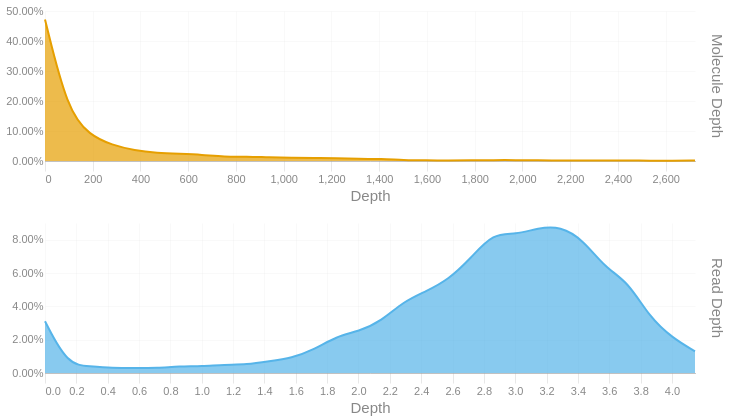

The notebook cell saved with this chart:
### Code cell
readdep = depth_hist(tb['Read Depth'], q99, 3)
readdep = readdep.with_columns(pl.lit('Read Depth').alias('Metric'))
if not SKIPLR:
    moldep = depth_hist(tb['Molecule Depth'], mol_q99, 1)
    moldep = moldep.with_columns(pl.lit('Molecule Depth').alias('Metric'))
    _hist = pl.concat([readdep, moldep])
    _hist = _hist.filter(pl.col('Proportion') != 0)
    with SafeRender(_hist):
        (
            alt.Chart(_hist)        
            .mark_area(interpolate = "basis")
            .encode(
                x=alt.X('Bin:Q').scale(domainMin=0).axis(alt.Axis(title='Depth')),
                y = alt.Y('Proportion:Q', title = None).axis(format = '.2%'),
                color = alt.Color('Metric:N').legend(None),
                row = alt.Row("Metric:N").header(title = None, labelOrient = 'right'),
                tooltip = [
                    alt.Tooltip("Metric:N", title = "Metric"),
                    alt.Tooltip('Interval:N', title = "Depth Interval"),
                    alt.Tooltip('Proportion:Q', title = "% Alignments").format('.2%')
                ]
            )
            .resolve_scale(x='independent', y='independent')
            .properties(
                height = 150, width = 650,
                usermeta={'embedOptions': {'downloadFileName': f'{samplename}.depth.hist'}}
            )
        ).display()
else:
    readdep = readdep.filter(pl.col('Proportion') != 0)
    with SafeRender(readdep):
        (
            alt.Chart(readdep)        
            .mark_area(interpolate = "basis")
            .encode(
                x=alt.X('Bin:Q').scale(domainMin=0).axis(alt.Axis(title='Depth')),
                y = alt.Y('Proportion:Q', title = None).axis(format = '.2%'),
                tooltip = [
                    alt.Tooltip('Interval:N', title = "Depth Interval"),
                    alt.Tooltip('Proportion:Q', title = "% Alignments").format('.2%')
                ]
            )
            .properties(
                usermeta={'embedOptions': {'downloadFileName': f'{samplename}.depth.hist'}}
            )
        ).display()

### Figure 1 — Vega-Lite specification as saved in the notebook (floating-point values rounded to 4 significant figures)
{"width": 650, "height": 150, "config": {"title": {"anchor": "start", "dy": -15, "fontSize": 18, "color": "#888888", "subtitleColor": "#888888", "subtitleFontSize": 14}, "arc": {"fill": "#0072B2"}, "axis": {"domainColor": "#888888", "domainWidth": 0.5, "gridWidth": 0.2, "grid": false, "titleFontWeight": 400, "titleFontSize": 15, "labelFontSize": 11, "labelColor": "#888888", "tickColor": "#888888", "tickWidth": 0.2, "titleColor": "#888888"}, "axisBand": {"grid": false}, "axisX": {"grid": true, "tickSize": 10, "domainCap": "round"}, "axisY": {"domain": false, "grid": true, "tickSize": 0, "domainCap": "round"}, "background": "transparent", "header": {"labelFontSize": 15, "labelColor": "#888888", "titleFontSize": 15, "titleFontWeight": 600, "titleColor": "#888888"}, "legend": {"labelFont": "sans-serif", "labelFontSize": 12, "labelColor": "#888888", "symbolSize": 100, "symbolType": "circle", "titleFontSize": 12, "titlePadding": 10, "titleColor": "#888888", "title": null}, "range": {"category": ["#E69F00", "#56B4E9", "#009E73", "#F0E442", "#0072B2", "#D55E00", "#CC79A7", "#000000"], "diverging": ["#cfe8f3", "#a2d4ec", "#73bfe2", "#46abdb", "#1696d2", "#12719e"]}, "area": {"fill": "#0072B2", "fillOpacity": 0.7, "line": true, "strokeOpacity": 0.7}, "line": {"color": "#0072B2", "stroke": "#0072B2", "strokeWidth": 2}, "trail": {"color": "#0072B2", "stroke": "#0072B2", "strokeWidth": 0, "size": 1}, "point": {"filled": true, "fillOpacity": 1.0, "size": 95}, "text": {"color": "#888888", "fontSize": 11, "align": "right", "fontWeight": 400, "size": 11}, "bar": {"fill": "#0072B2", "stroke": null}, "view": {"stroke": null, "continuousWidth": 660, "continuousHeight": 400}}, "data": {"name": "data-76a448deaca401c647e1c7057160723d"}, "mark": {"type": "area", "interpolate": "basis"}, "encoding": {"color": {"field": "Metric", "legend": null, "type": "nominal"}, "row": {"field": "Metric", "header": {"title": null, "labelOrient": "right"}, "type": "nominal"}, "tooltip": [{"field": "Metric", "title": "Metric", "type": "nominal"}, {"field": "Interval", "title": "Depth Interval", "type": "nominal"}, {"field": "Proportion", "format": ".2%", "title": "% Alignments", "type": "quantitative"}], "x": {"axis": {"title": "Depth"}, "field": "Bin", "scale": {"domainMin": 0}, "type": "quantitative"}, "y": {"axis": {"format": ".2%"}, "field": "Proportion", "title": null, "type": "quantitative"}}, "resolve": {"scale": {"x": "independent", "y": "independent"}}, "usermeta": {"embedOptions": {"downloadFileName": "S6_LaHave_3612.depth.hist"}}, "$schema": "https://vega.github.io/schema/vega-lite/v6.1.0.json", "datasets": {"data-76a448deaca401c647e1c7057160723d": [{"Bin": 0.0, "Interval": "0.0-0.143", "Proportion": 0.031, "Metric": "Read Depth"}, {"Bin": 0.143, "Interval": "0.143-0.286", "Proportion": 0.005, "Metric": "Read Depth"}, {"Bin": 0.286, "Interval": "0.286-0.429", "Proportion": 0.004, "Metric": "Read Depth"}, {"Bin": 0.429, "Interval": "0.429-0.572", "Proportion": 0.003, "Metric": "Read Depth"}, {"Bin": 0.572, "Interval": "0.572-0.715", "Proportion": 0.003, "Metric": "Read Depth"}, {"Bin": 0.715, "Interval": "0.715-0.858", "Proportion": 0.003, "Metric": "Read Depth"}, {"Bin": 0.858, "Interval": "0.858-1.001", "Proportion": 0.004, "Metric": "Read Depth"}, {"Bin": 1.001, "Interval": "1.001-1.144", "Proportion": 0.004, "Metric": "Read Depth"}, {"Bin": 1.144, "Interval": "1.144-1.287", "Proportion": 0.005, "Metric": "Read Depth"}, {"Bin": 1.287, "Interval": "1.287-1.43", "Proportion": 0.005, "Metric": "Read Depth"}, {"Bin": 1.43, "Interval": "1.43-1.573", "Proportion": 0.007, "Metric": "Read Depth"}, {"Bin": 1.573, "Interval": "1.573-1.716", "Proportion": 0.009, "Metric": "Read Depth"}, {"Bin": 1.716, "Interval": "1.716-1.859", "Proportion": 0.014, "Metric": "Read Depth"}, {"Bin": 1.859, "Interval": "1.859-2.002", "Proportion": 0.022, "Metric": "Read Depth"}, {"Bin": 2.002, "Interval": "2.002-2.145", "Proportion": 0.025, "Metric": "Read Depth"}, {"Bin": 2.145, "Interval": "2.145-2.288", "Proportion": 0.031, "Metric": "Read Depth"}, {"Bin": 2.288, "Interval": "2.288-2.431", "Proportion": 0.043, "Metric": "Read Depth"}, {"Bin": 2.431, "Interval": "2.431-2.574", "Proportion": 0.049, "Metric": "Read Depth"}, {"Bin": 2.574, "Interval": "2.574-2.717", "Proportion": 0.056, "Metric": "Read Depth"}, {"Bin": 2.717, "Interval": "2.717-2.86", "Proportion": 0.069, "Metric": "Read Depth"}, {"Bin": 2.86, "Interval": "2.86-3.003", "Proportion": 0.084, "Metric": "Read Depth"}, {"Bin": 3.003, "Interval": "3.003-3.146", "Proportion": 0.083, "Metric": "Read Depth"}, {"Bin": 3.146, "Interval": "3.146-3.289", "Proportion": 0.087, "Metric": "Read Depth"}, {"Bin": 3.289, "Interval": "3.289-3.432", "Proportion": 0.088, "Metric": "Read Depth"}, {"Bin": 3.432, "Interval": "3.432-3.575", "Proportion": 0.08, "Metric": "Read Depth"}, {"Bin": 3.575, "Interval": "3.575-3.718", "Proportion": 0.063, "Metric": "Read Depth"}, {"Bin": 3.718, "Interval": "3.718-3.861", "Proportion": 0.055, "Metric": "Read Depth"}, {"Bin": 3.861, "Interval": "3.861-4.004", "Proportion": 0.033, "Metric": "Read Depth"}, {"Bin": 4.004, "Interval": "4.004-4.147", "Proportion": 0.021, "Metric": "Read Depth"}, {"Bin": 4.147, "Interval": "4.147-4.29", "Proportion": 0.013, "Metric": "Read Depth"}, {"Bin": 0.0, "Interval": "0.0-93.9", "Proportion": 0.472, "Metric": "Molecule Depth"}, {"Bin": 93.9, "Interval": "93.9-187.8", "Proportion": 0.169, "Metric": "Molecule Depth"}, {"Bin": 187.8, "Interval": "187.8-281.7", "Proportion": 0.085, "Metric": "Molecule Depth"}, {"Bin": 281.7, "Interval": "281.7-375.6", "Proportion": 0.053, "Metric": "Molecule Depth"}, {"Bin": 375.6, "Interval": "375.6-469.5", "Proportion": 0.035, "Metric": "Molecule Depth"}, {"Bin": 469.5, "Interval": "469.5-563.3", "Proportion": 0.027, "Metric": "Molecule Depth"}, {"Bin": 563.3, "Interval": "563.3-657.2", "Proportion": 0.024, "Metric": "Molecule Depth"}, {"Bin": 657.2, "Interval": "657.2-751.1", "Proportion": 0.021, "Metric": "Molecule Depth"}, {"Bin": 751.1, "Interval": "751.1-845.0", "Proportion": 0.014, "Metric": "Molecule Depth"}, {"Bin": 845.0, "Interval": "845.0-938.9", "Proportion": 0.015, "Metric": "Molecule Depth"}, {"Bin": 938.9, "Interval": "938.9-1032.8", "Proportion": 0.012, "Metric": "Molecule Depth"}, {"Bin": 1033.0, "Interval": "1032.8-1126.7", "Proportion": 0.011, "Metric": "Molecule Depth"}, {"Bin": 1127.0, "Interval": "1126.7-1220.6", "Proportion": 0.01, "Metric": "Molecule Depth"}, {"Bin": 1221.0, "Interval": "1220.6-1314.5", "Proportion": 0.01, "Metric": "Molecule Depth"}, {"Bin": 1314.0, "Interval": "1314.5-1408.4", "Proportion": 0.007, "Metric": "Molecule Depth"}, {"Bin": 1408.0, "Interval": "1408.4-1502.3", "Proportion": 0.007, "Metric": "Molecule Depth"}, {"Bin": 1502.0, "Interval": "1502.3-1596.2", "Proportion": 0.003, "Metric": "Molecule Depth"}, {"Bin": 1596.0, "Interval": "1596.2-1690.0", "Proportion": 0.002, "Metric": "Molecule Depth"}, {"Bin": 1690.0, "Interval": "1690.0-1783.9", "Proportion": 0.002, "Metric": "Molecule Depth"}, {"Bin": 1784.0, "Interval": "1783.9-1877.8", "Proportion": 0.002, "Metric": "Molecule Depth"}, {"Bin": 1878.0, "Interval": "1877.8-1971.7", "Proportion": 0.003, "Metric": "Molecule Depth"}, {"Bin": 1972.0, "Interval": "1971.7-2065.6", "Proportion": 0.003, "Metric": "Molecule Depth"}, {"Bin": 2066.0, "Interval": "2065.6-2159.5", "Proportion": 0.002, "Metric": "Molecule Depth"}, {"Bin": 2160.0, "Interval": "2159.5-2253.4", "Proportion": 0.002, "Metric": "Molecule Depth"}, {"Bin": 2253.0, "Interval": "2253.4-2347.3", "Proportion": 0.002, "Metric": "Molecule Depth"}, {"Bin": 2347.0, "Interval": "2347.3-2441.2", "Proportion": 0.002, "Metric": "Molecule Depth"}, {"Bin": 2441.0, "Interval": "2441.2-2535.1", "Proportion": 0.002, "Metric": "Molecule Depth"}, {"Bin": 2535.0, "Interval": "2535.1-2629.0", "Proportion": 0.001, "Metric": "Molecule Depth"}, {"Bin": 2629.0, "Interval": "2629.0-2722.8", "Proportion": 0.001, "Metric": "Molecule Depth"}, {"Bin": 2723.0, "Interval": "2722.8-2816.74", "Proportion": 0.002, "Metric": "Molecule Depth"}]}}
